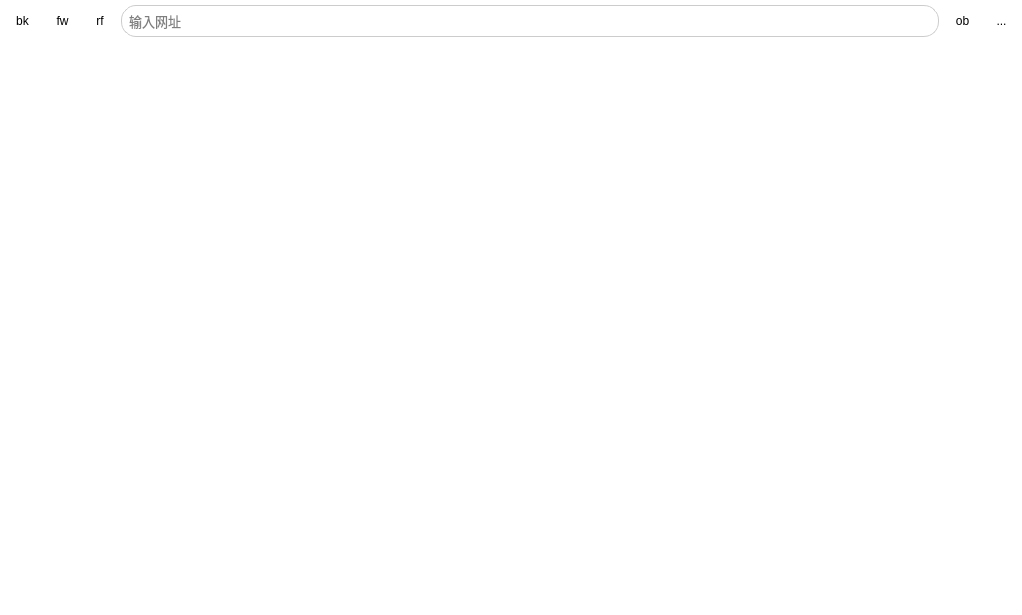
<?xml version="1.0" encoding="UTF-8"?>
<ui version="4.0">
 <class>Form</class>
 <widget class="QWidget" name="Form">
  <property name="geometry">
   <rect>
    <x>0</x>
    <y>0</y>
    <width>1022</width>
    <height>615</height>
   </rect>
  </property>
  <property name="palette">
   <palette>
    <active>
     <colorrole role="Base">
      <brush brushstyle="SolidPattern">
       <color alpha="255">
        <red>255</red>
        <green>255</green>
        <blue>255</blue>
       </color>
      </brush>
     </colorrole>
     <colorrole role="Window">
      <brush brushstyle="SolidPattern">
       <color alpha="255">
        <red>255</red>
        <green>255</green>
        <blue>255</blue>
       </color>
      </brush>
     </colorrole>
    </active>
    <inactive>
     <colorrole role="Base">
      <brush brushstyle="SolidPattern">
       <color alpha="255">
        <red>255</red>
        <green>255</green>
        <blue>255</blue>
       </color>
      </brush>
     </colorrole>
     <colorrole role="Window">
      <brush brushstyle="SolidPattern">
       <color alpha="255">
        <red>255</red>
        <green>255</green>
        <blue>255</blue>
       </color>
      </brush>
     </colorrole>
    </inactive>
    <disabled>
     <colorrole role="Base">
      <brush brushstyle="SolidPattern">
       <color alpha="255">
        <red>255</red>
        <green>255</green>
        <blue>255</blue>
       </color>
      </brush>
     </colorrole>
     <colorrole role="Window">
      <brush brushstyle="SolidPattern">
       <color alpha="255">
        <red>255</red>
        <green>255</green>
        <blue>255</blue>
       </color>
      </brush>
     </colorrole>
    </disabled>
   </palette>
  </property>
  <property name="windowTitle">
   <string>内置浏览器</string>
  </property>
  <property name="styleSheet">
   <string notr="true">QWidget{font-family: &quot;微软雅黑&quot;;}


QToolButton {
    background-color: transparent;
    border: none;
    border-radius: 6px;
    padding: 6px;
    /* 设置图标大小 */
    icon-size: 24px;
    /* 可选：设置最小尺寸，保持按钮大小一致 */
    min-width: 10px;
    min-height: 10px;
}

/* 鼠标悬停时：轻微灰色背景 */
QToolButton:hover {
    background-color: rgba(0, 0, 0, 0.08);
}

/* 按下时：更深的背景色，模拟按下效果 */
QToolButton:pressed {
    background-color: rgba(0, 0, 0, 0.15);
}

/* 禁用状态：半透明，显示不可点击 */
QToolButton:disabled {
    background-color: transparent;
    opacity: 0.4;
}

/* 可选：如果按钮有菜单箭头，也可以美化箭头 */
QToolButton::menu-indicator {
    image: url(:/icons/menu_arrow.png); /* 自定义箭头图标 */
    subcontrol-position: right center;
    subcontrol-origin: padding;
    left: -4px;
}</string>
  </property>
  <layout class="QGridLayout" name="gridLayout">
   <property name="leftMargin">
    <number>0</number>
   </property>
   <property name="topMargin">
    <number>0</number>
   </property>
   <property name="rightMargin">
    <number>0</number>
   </property>
   <property name="bottomMargin">
    <number>0</number>
   </property>
   <item row="1" column="0">
    <widget class="QTabWidget" name="tabWidget">
     <property name="styleSheet">
      <string notr="true">/* 设置整个 QTabWidget 背景透明 */
QTabWidget {
    background: transparent;
}
QTabWidget::pane {
	border: none;
}
QTabWidget::tab-bar {
     alignment: left;
}
QTabBar::tab {
    padding: 6px;
	padding-left: 10px;
	padding-right: 10px;
	border-radius: 14px;
}
QTabBar::QToolButton{
	alignment: left;
}
QTabBar::tab:hover {
	font: 9pt &quot;微软雅黑&quot;;
    background: rgb(232, 232, 232);
}
QTabBar::tab:selected{
	font: 9pt &quot;微软雅黑&quot;;
	background: rgb(202, 202, 202);
}

</string>
     </property>
     <property name="currentIndex">
      <number>-1</number>
     </property>
     <property name="tabsClosable">
      <bool>true</bool>
     </property>
     <property name="movable">
      <bool>true</bool>
     </property>
    </widget>
   </item>
   <item row="0" column="0">
    <widget class="QFrame" name="">
     <layout class="QHBoxLayout" name="horizontalLayout">
      <property name="leftMargin">
       <number>5</number>
      </property>
      <property name="topMargin">
       <number>5</number>
      </property>
      <property name="rightMargin">
       <number>5</number>
      </property>
      <property name="bottomMargin">
       <number>2</number>
      </property>
      <item>
       <widget class="QToolButton" name="toolButton">
        <property name="toolTip">
         <string>&lt;html&gt;&lt;head/&gt;&lt;body&gt;&lt;p&gt;后退&lt;/p&gt;&lt;/body&gt;&lt;/html&gt;</string>
        </property>
        <property name="text">
         <string>bk</string>
        </property>
       </widget>
      </item>
      <item>
       <widget class="QToolButton" name="toolButton_2">
        <property name="toolTip">
         <string>&lt;html&gt;&lt;head/&gt;&lt;body&gt;&lt;p&gt;前进&lt;/p&gt;&lt;/body&gt;&lt;/html&gt;</string>
        </property>
        <property name="text">
         <string>fw</string>
        </property>
       </widget>
      </item>
      <item>
       <widget class="QToolButton" name="toolButton_3">
        <property name="toolTip">
         <string>&lt;html&gt;&lt;head/&gt;&lt;body&gt;&lt;p&gt;刷新&lt;/p&gt;&lt;/body&gt;&lt;/html&gt;</string>
        </property>
        <property name="text">
         <string>rf</string>
        </property>
       </widget>
      </item>
      <item>
       <widget class="QLineEdit" name="lineEdit">
        <property name="font">
         <font>
          <family>微软雅黑</family>
          <pointsize>10</pointsize>
         </font>
        </property>
        <property name="styleSheet">
         <string notr="true">QLineEdit {
    background-color: white;
    border: 1px solid #cccccc;
    border-radius: 15px;
    padding: 5px;
}

QLineEdit:hover {
	border: 1px solid #cccccc;
    background-color: #f0f0f0; /* 悬浮时的背景颜色 */
    border-color: #999999; /* 悬浮时的边框颜色 */
}

QLineEdit:focus {
	border: 2px solid #cccccc;
    background-color: #e0e0ff; /* 选中时的背景颜色 */
    border-color: #0078d7; /* 选中时的边框颜色 */
}</string>
        </property>
        <property name="placeholderText">
         <string>输入网址</string>
        </property>
       </widget>
      </item>
      <item>
       <widget class="QToolButton" name="toolButton_5">
        <property name="toolTip">
         <string>&lt;html&gt;&lt;head/&gt;&lt;body&gt;&lt;p&gt;在系统浏览器内打开&lt;/p&gt;&lt;/body&gt;&lt;/html&gt;</string>
        </property>
        <property name="text">
         <string>ob</string>
        </property>
       </widget>
      </item>
      <item>
       <widget class="QToolButton" name="toolButton_4">
        <property name="toolTip">
         <string>&lt;html&gt;&lt;head/&gt;&lt;body&gt;&lt;p&gt;更多&lt;/p&gt;&lt;/body&gt;&lt;/html&gt;</string>
        </property>
        <property name="text">
         <string>...</string>
        </property>
       </widget>
      </item>
     </layout>
    </widget>
   </item>
  </layout>
 </widget>
 <resources/>
 <connections/>
</ui>
